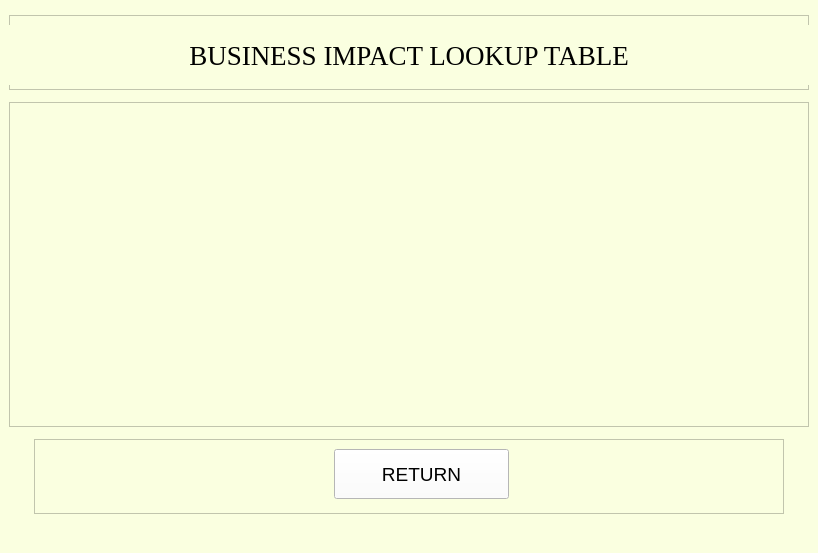
<?xml version="1.0" encoding="UTF-8"?>
<ui version="4.0">
 <class>MainWindow</class>
 <widget class="QMainWindow" name="MainWindow">
  <property name="geometry">
   <rect>
    <x>0</x>
    <y>0</y>
    <width>814</width>
    <height>553</height>
   </rect>
  </property>
  <property name="windowTitle">
   <string>MainWindow</string>
  </property>
  <property name="styleSheet">
   <string notr="true">background-color:rgb(250, 255, 224)</string>
  </property>
  <widget class="QWidget" name="centralwidget">
   <layout class="QVBoxLayout" name="verticalLayout">
    <item alignment="Qt::AlignHCenter">
     <widget class="QFrame" name="frame">
      <property name="minimumSize">
       <size>
        <width>800</width>
        <height>75</height>
       </size>
      </property>
      <property name="maximumSize">
       <size>
        <width>800</width>
        <height>75</height>
       </size>
      </property>
      <property name="frameShape">
       <enum>QFrame::StyledPanel</enum>
      </property>
      <property name="frameShadow">
       <enum>QFrame::Raised</enum>
      </property>
      <widget class="QLabel" name="heading">
       <property name="geometry">
        <rect>
         <x>0</x>
         <y>10</y>
         <width>800</width>
         <height>60</height>
        </rect>
       </property>
       <property name="sizePolicy">
        <sizepolicy hsizetype="Preferred" vsizetype="Preferred">
         <horstretch>0</horstretch>
         <verstretch>0</verstretch>
        </sizepolicy>
       </property>
       <property name="minimumSize">
        <size>
         <width>800</width>
         <height>60</height>
        </size>
       </property>
       <property name="maximumSize">
        <size>
         <width>16777215</width>
         <height>16777215</height>
        </size>
       </property>
       <property name="font">
        <font>
         <family>Times New Roman</family>
         <pointsize>20</pointsize>
        </font>
       </property>
       <property name="text">
        <string>BUSINESS IMPACT LOOKUP TABLE</string>
       </property>
       <property name="alignment">
        <set>Qt::AlignCenter</set>
       </property>
       <property name="wordWrap">
        <bool>false</bool>
       </property>
      </widget>
     </widget>
    </item>
    <item alignment="Qt::AlignHCenter">
     <widget class="QFrame" name="frame_8">
      <property name="minimumSize">
       <size>
        <width>800</width>
        <height>325</height>
       </size>
      </property>
      <property name="maximumSize">
       <size>
        <width>800</width>
        <height>325</height>
       </size>
      </property>
      <property name="frameShape">
       <enum>QFrame::StyledPanel</enum>
      </property>
      <property name="frameShadow">
       <enum>QFrame::Raised</enum>
      </property>
      <widget class="QLabel" name="lookupTable">
       <property name="geometry">
        <rect>
         <x>30</x>
         <y>10</y>
         <width>740</width>
         <height>300</height>
        </rect>
       </property>
       <property name="minimumSize">
        <size>
         <width>740</width>
         <height>300</height>
        </size>
       </property>
       <property name="maximumSize">
        <size>
         <width>740</width>
         <height>300</height>
        </size>
       </property>
       <property name="text">
        <string/>
       </property>
       <property name="pixmap">
        <pixmap>../image_files/business_impact_matrix.png</pixmap>
       </property>
       <property name="scaledContents">
        <bool>true</bool>
       </property>
      </widget>
     </widget>
    </item>
    <item alignment="Qt::AlignHCenter">
     <widget class="QFrame" name="frame_2">
      <property name="minimumSize">
       <size>
        <width>750</width>
        <height>75</height>
       </size>
      </property>
      <property name="maximumSize">
       <size>
        <width>750</width>
        <height>75</height>
       </size>
      </property>
      <property name="frameShape">
       <enum>QFrame::StyledPanel</enum>
      </property>
      <property name="frameShadow">
       <enum>QFrame::Raised</enum>
      </property>
      <widget class="QPushButton" name="returnButton">
       <property name="geometry">
        <rect>
         <x>300</x>
         <y>10</y>
         <width>175</width>
         <height>50</height>
        </rect>
       </property>
       <property name="sizePolicy">
        <sizepolicy hsizetype="Preferred" vsizetype="Preferred">
         <horstretch>0</horstretch>
         <verstretch>0</verstretch>
        </sizepolicy>
       </property>
       <property name="minimumSize">
        <size>
         <width>175</width>
         <height>50</height>
        </size>
       </property>
       <property name="maximumSize">
        <size>
         <width>175</width>
         <height>50</height>
        </size>
       </property>
       <property name="font">
        <font>
         <family>Arial</family>
         <pointsize>14</pointsize>
        </font>
       </property>
       <property name="styleSheet">
        <string notr="true">background-color:rgb(255, 255, 255)</string>
       </property>
       <property name="text">
        <string>RETURN</string>
       </property>
      </widget>
     </widget>
    </item>
   </layout>
  </widget>
  <widget class="QMenuBar" name="menubar">
   <property name="geometry">
    <rect>
     <x>0</x>
     <y>0</y>
     <width>814</width>
     <height>21</height>
    </rect>
   </property>
  </widget>
  <widget class="QStatusBar" name="statusbar"/>
 </widget>
 <resources/>
 <connections/>
</ui>
